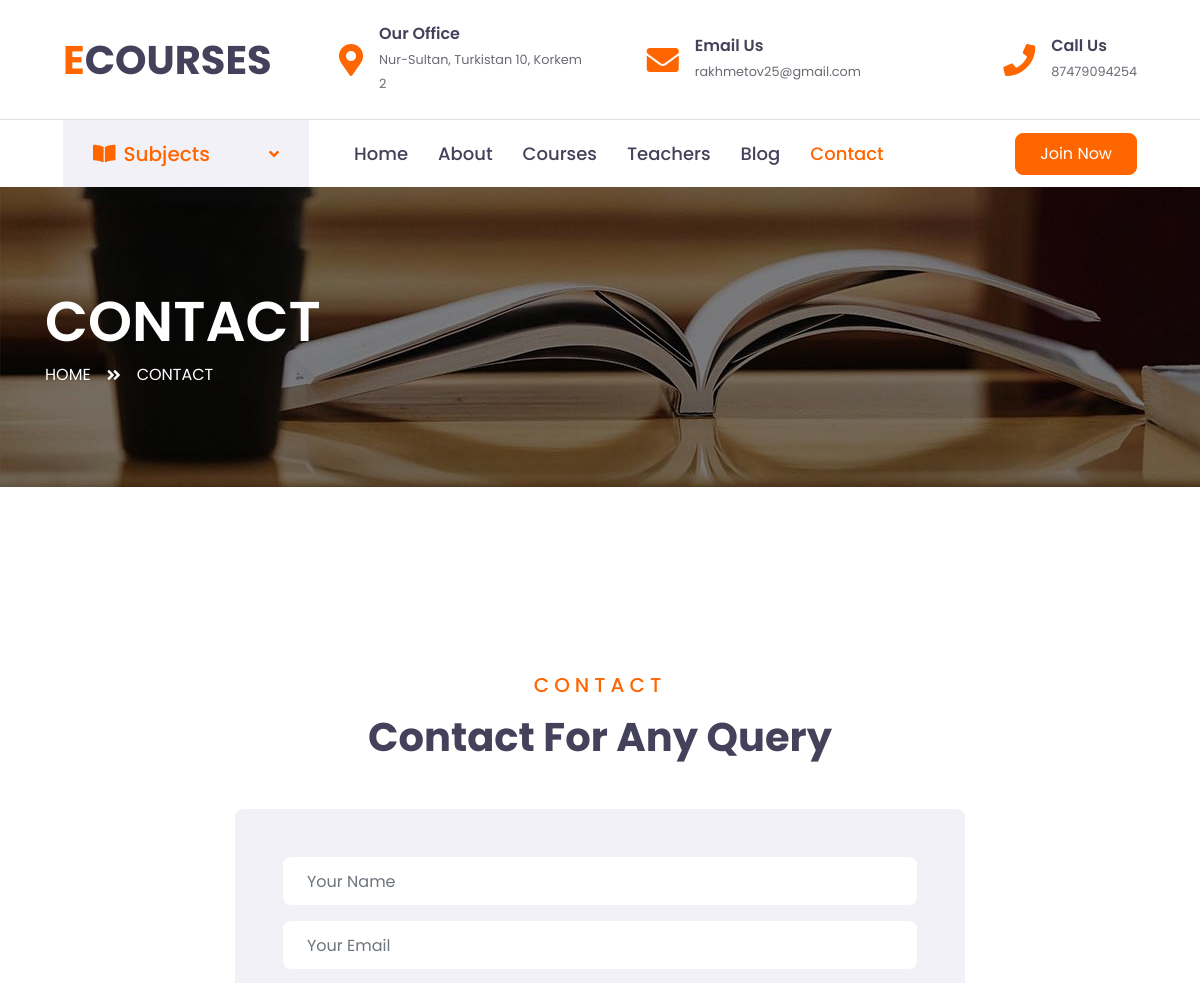
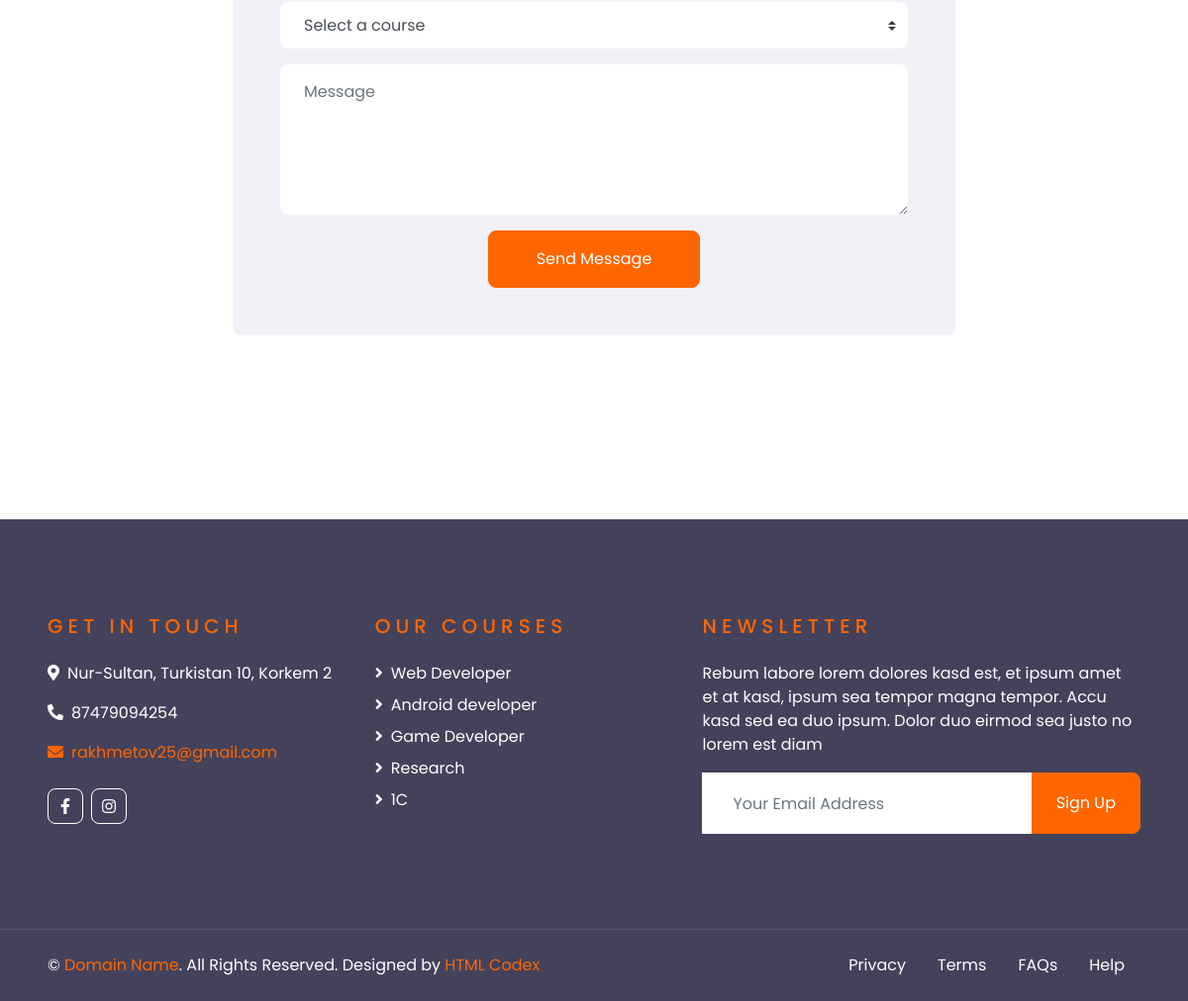
Page /contact/ on the committed database (2 pictures, top to bottom).
### main/models.py (models this page shows, shortened)
class Contact(models.Model):
    address = models.CharField(max_length=300)
    email = models.CharField(max_length=300)
    phone = models.IntegerField()
    twitter = models.CharField(max_length=300, default='', blank=True)
    facebook = models.CharField(max_length=300, default='', blank=True)
    linkedIn = models.CharField(max_length=300, default='', blank=True)
    instagram = models.CharField(max_length=300, default='', blank=True)

class Category(models.Model):
    title = models.CharField(max_length=300)
    logo = models.ImageField(upload_to='upload')
    count_courses = models.IntegerField(default=0)
    popular = models.BooleanField()

### main/views.py (the view, shortened to what this page needs)
# urls.py: path('contact/', contactHandler),
def contactHandler(request):
    contact = Contact.objects.all()
    popular = Category.objects.filter(popular=True)
    domain = AddNewInfo.objects.all()
    blogs_subjects = Blog.objects.filter(is_main=True).order_by('data')
    courses = Courses.objects.all()
    name = request.POST.get('name', '')
    email = request.POST.get('email', '')
    cat = int(request.POST.get('category', 0))
    message = request.POST.get('message', '')
    errors = []
    return render(request, 'contact.html',
                  {'contact': contact,
                   'popular': popular,
                   'domain': domain,
                   'blogs_subjects': blogs_subjects,
                   'courses': courses,
                   'errors': errors,
                   })

### templates/contact.html (shortened to what this page needs)
{% extends 'base.html' %}
{% block content %}
    <div class="container-fluid page-header" style="margin-bottom: 90px;">
        <div class="container">
            <div class="d-flex flex-column justify-content-center" style="min-height: 300px">
                <h3 class="display-4 text-white text-uppercase">Contact</h3>
                <div class="d-inline-flex text-white">
                    <p class="m-0 text-uppercase"><a class="text-white" href="/">Home</a></p>
                    <i class="fa fa-angle-double-right pt-1 px-3"></i>
                    <p class="m-0 text-uppercase">Contact</p>
                </div>
            </div>
        </div>
    </div>
    <div class="container-fluid py-5">
        <div class="container py-5">
            <div class="text-center mb-5">
                <h5 class="text-primary text-uppercase mb-3" style="letter-spacing: 5px;">Contact</h5>
                <h1>Contact For Any Query</h1>
            </div>
            <div class="row justify-content-center">
                <div class="col-lg-8">
                    <div class="contact-form bg-secondary rounded p-5">
                        <form method="POST" action="/contact/" id="form5">
                            <div class="control-group">
                                <input type="text" class="form-control border-0 p-4" id="name" name="name" placeholder="Your Name" required="required" data-validation-required-message="Please enter your name" />
                            </div>
                            <div class="control-group">
                                <input type="email" class="form-control border-0 p-4" id="email" name="email" placeholder="Your Email" required="required" data-validation-required-message="Please enter your email" />
                            </div>
                            <div class="form-group">
                                <select class="custom-select border-0 px-4" style="height: 47px;" id="category" name="category">
                                    <option value="0" selected>Select a course</option>
                                </select>
                                </div>
                            <div class="control-group">
                                <textarea class="form-control border-0 py-3 px-4" rows="5" id="message" name="message" placeholder="Message" required="required" data-validation-required-message="Please enter your message"></textarea>
                            </div>
                            <div class="text-center">
                                <button class="btn btn-primary py-3 px-5" type="submit" id="sendMessageButton">Send Message</button>
                            </div>
                        </form>
                    </div>
                </div>
            </div>
        </div>
    </div>
{% endblock %}

### templates/base.html (shortened to what this page needs)
<!DOCTYPE html>
<html lang="en">
<head>
    <link href="https://cdnjs.cloudflare.com/ajax/libs/font-awesome/5.10.0/css/all.min.css" rel="stylesheet">
    <link href="/static/lib/owlcarousel/assets/owl.carousel.min.css" rel="stylesheet">
    <link href="/static/css/style.css" rel="stylesheet">
</head>
<body>
    <div class="container-fluid d-none d-lg-block">
        <div class="row align-items-center py-4 px-xl-5">
            <div class="col-lg-3">
                <a href="" class="text-decoration-none">
                    <h1 class="m-0"><span class="text-primary">E</span>COURSES</h1>
                </a>
            </div>
            {% for con in contact %}
            <div class="col-lg-3 text-right">
                <div class="d-inline-flex align-items-center">
                    <i class="fa fa-2x fa-map-marker-alt text-primary mr-3"></i>
                    <div class="text-left">
                        <h6 class="font-weight-semi-bold mb-1">Our Office</h6>
                        <small>{{ con.address }}</small>
                    </div>
                </div>
            </div>
            <div class="col-lg-3 text-right">
                <div class="d-inline-flex align-items-center">
                    <i class="fa fa-2x fa-envelope text-primary mr-3"></i>
                    <div class="text-left">
                        <h6 class="font-weight-semi-bold mb-1">Email Us</h6>
                        <small>{{ con.email }}</small>
                    </div>
                </div>
            </div>
            <div class="col-lg-3 text-right">
                <div class="d-inline-flex align-items-center">
                    <i class="fa fa-2x fa-phone text-primary mr-3"></i>
                    <div class="text-left">
                        <h6 class="font-weight-semi-bold mb-1">Call Us</h6>
                        <small>{{ con.phone }}</small>
                    </div>
                </div>
            </div>
            {% endfor %}
        </div>
    </div>
    <div class="container-fluid">
        <div class="row border-top px-xl-5">
            <div class="col-lg-3 d-none d-lg-block">
                <a class="d-flex align-items-center justify-content-between bg-secondary w-100 text-decoration-none" data-toggle="collapse" href="#navbar-vertical" style="height: 67px; padding: 0 30px;">
                    <h5 class="text-primary m-0"><i class="fa fa-book-open mr-2"></i>Subjects</h5>
                    <i class="fa fa-angle-down text-primary"></i>
                </a>
            </div>
            <div class="col-lg-9">
                <nav class="navbar navbar-expand-lg bg-light navbar-light py-3 py-lg-0 px-0">
                    <div class="collapse navbar-collapse justify-content-between" id="navbarCollapse">
                        <div class="navbar-nav py-0">
                            <a href="/" class="js-home-active nav-item nav-link">Home</a>
                            <a href="/about" class="js-about-active nav-item nav-link">About</a>
                            <a href="/courses" class="js-course-active nav-item nav-link">Courses</a>
                            <a href="/teacher" class="js-teacher-active nav-item nav-link">Teachers</a>
                            <a href="/blog" class="js-blog-active nav-item nav-link">Blog</a>
                            <a href="/contact" class="js-contact-active nav-item nav-link">Contact</a>
                        </div>
                        <a class="btn btn-primary py-2 px-4 ml-auto d-none d-lg-block" href="/contact">Join Now</a>
                    </div>
                </nav>
            </div>
        </div>
    </div>
    {% block content %}
    {% endblock %}
    <div class="container-fluid bg-dark text-white py-5 px-sm-3 px-lg-5" style="margin-top: 90px;">
        <div class="row pt-5">
            <div class="col-lg-7 col-md-12">
                <div class="row">
                    <div class="col-md-6 mb-5">
                        <h5 class="text-primary text-uppercase mb-4" style="letter-spacing: 5px;">Get In Touch</h5>
                        {% for cat in contact %}
                        <p><i class="fa fa-map-marker-alt mr-2"></i>{{ cat.address }}</p>
                        <p><i class="fa fa-phone-alt mr-2"></i>{{ cat.phone }}</p>
                        <a href=""><p><i class="fa fa-envelope mr-2"></i>{{ cat.email }}</p></a>
                        <div class="d-flex justify-content-start mt-4">
                            {% if cat.facebook %}
                            <a class="btn btn-outline-light btn-square mr-2" href="{{ cat.facebook }}" target="_blank"><i class="fab fa-facebook-f"></i></a>
                            {% endif %}
                            {% if cat.instagram %}
                            <a class="btn btn-outline-light btn-square" href="https://www.instagram.com/{{ cat.instagram }}" target="_blank"><i class="fab fa-instagram"></i></a>
                            {% endif %}
                        </div>
                        {% endfor %}
                    </div>
                    <div class="col-md-6 mb-5">
                        <h5 class="text-primary text-uppercase mb-4" style="letter-spacing: 5px;">Our Courses</h5>
                        <div class="d-flex flex-column justify-content-start">
                            {% for i in popular %}
                            <a class="text-white mb-2" href="/blog/?category_id={{ i.id }}#BLOG"><i class="fa fa-angle-right mr-2"></i>{{ i.title }}</a>
                            {% endfor %}
                        </div>
                    </div>
                </div>
            </div>
            <div class="col-lg-5 col-md-12 mb-5">
                <h5 class="text-primary text-uppercase mb-4" style="letter-spacing: 5px;">Newsletter</h5>
                <p>Rebum labore lorem dolores kasd est, et ipsum amet et at kasd, ipsum sea tempor magna tempor. Accu kasd sed ea duo ipsum. Dolor duo eirmod sea justo no lorem est diam</p>
                <div class="w-100">
                    <form method="POST" action="/" id="form9">
                        <div class="input-group">
                            <input type="text" name="ema1l" id="email" class="form-control border-light" style="padding: 30px;" placeholder="Your Email Address">
                            <div class="input-group-append">
                                <button class="btn btn-primary px-4" type="submit">Sign Up</button>
                            </div>
                        </div>
                    </form>
                </div>
            </div>
        </div>
    </div>
    <div class="container-fluid bg-dark text-white border-top py-4 px-sm-3 px-md-5" style="border-color: rgba(256, 256, 256, .1) !important;">
        <div class="row">
            <div class="col-lg-6 text-center text-md-left mb-3 mb-md-0">
                <p class="m-0 text-white">&copy; <a href="#">Domain Name</a>. All Rights Reserved. Designed by <a href="https://htmlcodex.com">HTML Codex</a>
                </p>
            </div>
            <div class="col-lg-6 text-center text-md-right">
                <ul class="nav d-inline-flex">
                    <li class="nav-item">
                        <a class="nav-link text-white py-0" href="#">Privacy</a>
                    </li>
                    <li class="nav-item">
                        <a class="nav-link text-white py-0" href="#">Terms</a>
                    </li>
                    <li class="nav-item">
                        <a class="nav-link text-white py-0" href="#">FAQs</a>
                    </li>
                    <li class="nav-item">
                        <a class="nav-link text-white py-0" href="#">Help</a>
                    </li>
                </ul>
            </div>
        </div>
    </div>
</body>
</html>

### rows in the picture
Contact: address "Nur-Sultan, Turkistan 10, Korkem 2", email "rakhmetov25@gmail.com", phone "87479094254"
Category: title "Web Developer"
Category: title "Android developer"
Category: title "Game Developer"
Category: title "Research"
Category: title "1C"
